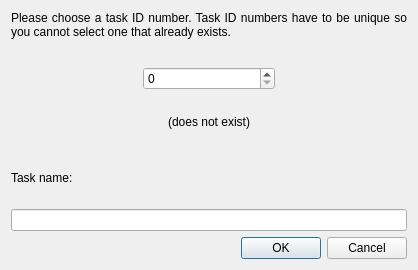
<?xml version="1.0" encoding="UTF-8"?>
<ui version="4.0">
 <class>TaskIdDialog</class>
 <widget class="QDialog" name="TaskIdDialog">
  <property name="geometry">
   <rect>
    <x>0</x>
    <y>0</y>
    <width>418</width>
    <height>270</height>
   </rect>
  </property>
  <property name="windowTitle">
   <string>Create Task</string>
  </property>
  <layout class="QVBoxLayout">
   <item>
    <widget class="QLabel" name="label_3">
     <property name="sizePolicy">
      <sizepolicy hsizetype="Expanding" vsizetype="Preferred">
       <horstretch>0</horstretch>
       <verstretch>0</verstretch>
      </sizepolicy>
     </property>
     <property name="text">
      <string>Please choose a task ID number. Task ID numbers have to be unique so you cannot select one that already exists.</string>
     </property>
     <property name="alignment">
      <set>Qt::AlignJustify|Qt::AlignTop</set>
     </property>
     <property name="wordWrap">
      <bool>true</bool>
     </property>
    </widget>
   </item>
   <item>
    <layout class="QHBoxLayout">
     <item>
      <spacer>
       <property name="orientation">
        <enum>Qt::Horizontal</enum>
       </property>
       <property name="sizeHint" stdset="0">
        <size>
         <width>40</width>
         <height>20</height>
        </size>
       </property>
      </spacer>
     </item>
     <item>
      <widget class="QSpinBox" name="spinBox">
       <property name="sizePolicy">
        <sizepolicy hsizetype="MinimumExpanding" vsizetype="Fixed">
         <horstretch>0</horstretch>
         <verstretch>0</verstretch>
        </sizepolicy>
       </property>
      </widget>
     </item>
     <item>
      <spacer>
       <property name="orientation">
        <enum>Qt::Horizontal</enum>
       </property>
       <property name="sizeHint" stdset="0">
        <size>
         <width>40</width>
         <height>20</height>
        </size>
       </property>
      </spacer>
     </item>
    </layout>
   </item>
   <item>
    <widget class="QLabel" name="labelExists">
     <property name="text">
      <string>(does not exist)</string>
     </property>
     <property name="alignment">
      <set>Qt::AlignCenter</set>
     </property>
    </widget>
   </item>
   <item>
    <widget class="QLabel" name="label">
     <property name="text">
      <string>Task name:</string>
     </property>
    </widget>
   </item>
   <item>
    <widget class="QLineEdit" name="taskName"/>
   </item>
   <item>
    <widget class="QDialogButtonBox" name="buttonBox">
     <property name="standardButtons">
      <set>QDialogButtonBox::Cancel|QDialogButtonBox::Ok</set>
     </property>
    </widget>
   </item>
  </layout>
  <zorder>labelExists</zorder>
  <zorder>label</zorder>
  <zorder>taskName</zorder>
  <zorder>label_3</zorder>
  <zorder>buttonBox</zorder>
 </widget>
 <resources/>
 <connections/>
</ui>
